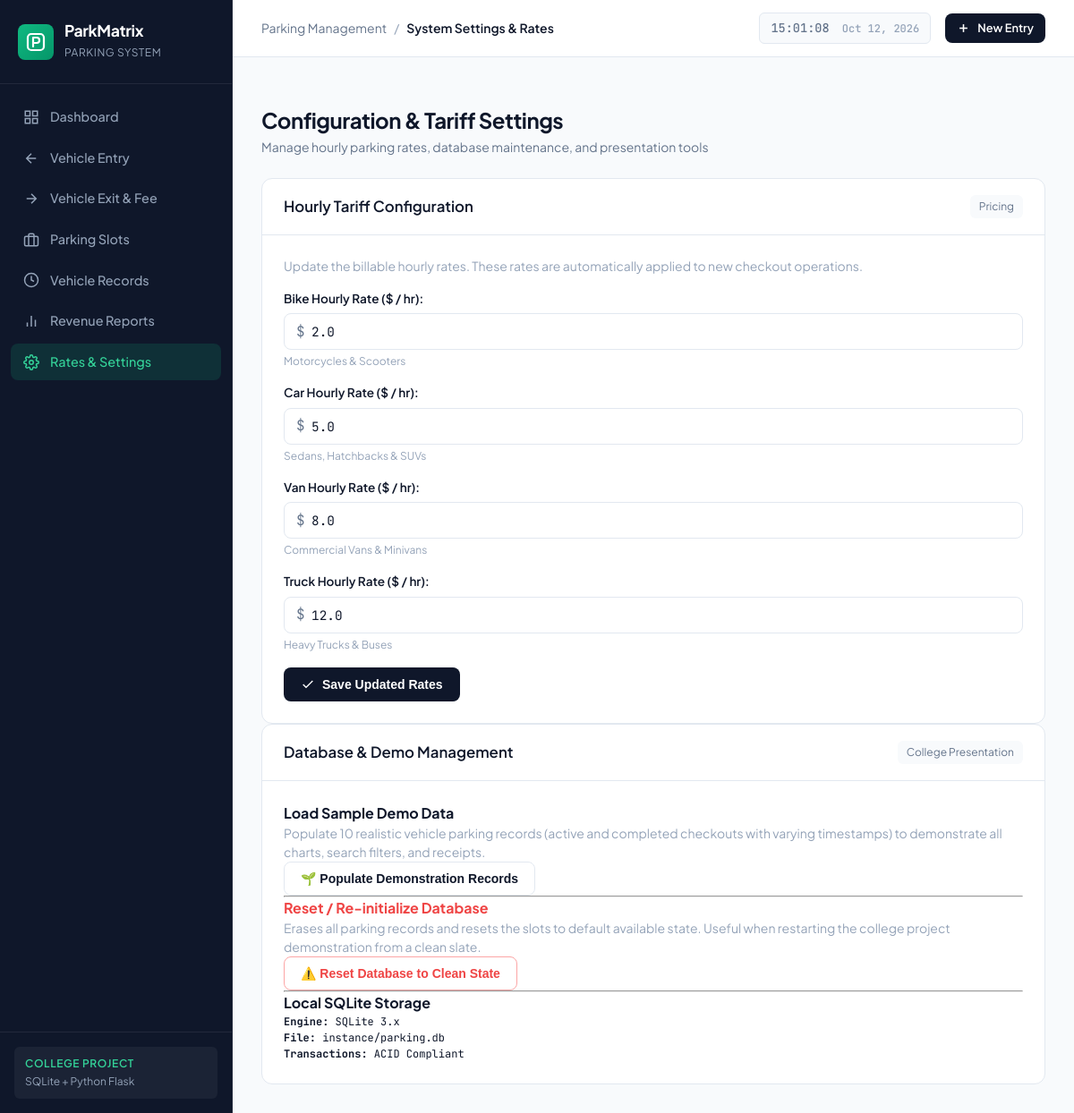
The page /settings on the database its author committed.
### tables this page shows
CREATE TABLE rates (
    id INTEGER PRIMARY KEY AUTOINCREMENT,
    vehicle_type TEXT UNIQUE NOT NULL,
    hourly_rate REAL NOT NULL,
    description TEXT
);

### app.py (the view, shortened to what this page needs)
@app.route('/settings', methods=['GET', 'POST'])
def settings():
    rates = database.get_rates()
    return render_template('settings.html', rates=rates)

### database.py (called while the page is built)
def get_db():
    if not os.path.exists(INSTANCE_DIR):
        os.makedirs(INSTANCE_DIR, exist_ok=True)
    conn = sqlite3.connect(DATABASE_PATH)
    conn.row_factory = sqlite3.Row
    conn.execute("PRAGMA foreign_keys = ON;")
    return conn

def get_rates():
    with get_db() as conn:
        return conn.execute("SELECT * FROM rates ORDER BY hourly_rate ASC").fetchall()

### templates/settings.html (shortened to what this page needs)
{% extends "base.html" %}
{% block page_title %}System Settings & Rates{% endblock %}
{% block content %}
<div class="settings-page-container">
    <div class="section-header">
        <div>
            <h1 class="page-heading">Configuration & Tariff Settings</h1>
            <p class="page-subheading">Manage hourly parking rates, database maintenance, and presentation tools</p>
        </div>
    </div>
    <div class="settings-grid">
        <div class="card">
            <div class="card-header">
                <h3 class="card-title">Hourly Tariff Configuration</h3>
                <span class="card-tag">Pricing</span>
            </div>
            <div class="card-body">
                <form action="{{ url_for('settings') }}" method="POST">
                    <p class="text-sm text-muted mb-4">
                        Update the billable hourly rates. These rates are automatically applied to new checkout operations.
                    </p>
                    {% for rate in rates %}
                    <div class="form-group mb-4">
                        <label class="form-label">
                            {{ rate.vehicle_type }} Hourly Rate ($ / hr):
                        </label>
                        <div class="input-currency-group">
                            <span class="currency-prefix">$</span>
                            <input
                                type="number"
                                step="0.50"
                                min="0.50"
                                name="rate_{{ rate.vehicle_type|lower }}"
                                class="form-control font-mono"
                                value="{{ rate.hourly_rate }}"
                                required
                            >
                        </div>
                        <span class="form-help">{{ rate.description }}</span>
                    </div>
                    {% endfor %}
                    <div class="form-actions mt-4">
                        <button type="submit" class="btn btn-primary">
                            <svg width="16" height="16" viewBox="0 0 24 24" fill="none" stroke="currentColor" stroke-width="2">
                                <polyline points="20 6 9 17 4 12"></polyline>
                            </svg>
                            <span>Save Updated Rates</span>
                        </button>
                    </div>
                </form>
            </div>
        </div>
        <div class="card">
            <div class="card-header">
                <h3 class="card-title">Database & Demo Management</h3>
                <span class="card-tag">College Presentation</span>
            </div>
            <div class="card-body">
                <div class="utility-section">
                    <h4 class="utility-title">Load Sample Demo Data</h4>
                    <p class="text-sm text-muted">
                        Populate 10 realistic vehicle parking records (active and completed checkouts with varying timestamps) to demonstrate all charts, search filters, and receipts.
                    </p>
                    <form action="{{ url_for('settings') }}" method="POST" class="mt-3">
                        <button type="submit" class="btn btn-secondary">
                            <span>🌱 Populate Demonstration Records</span>
                        </button>
                    </form>
                </div>
                <hr class="divider-line my-5">
                <div class="utility-section">
                    <h4 class="utility-title text-danger">Reset / Re-initialize Database</h4>
                    <p class="text-sm text-muted">
                        Erases all parking records and resets the slots to default available state.
                        Useful when restarting the college project demonstration from a clean slate.
                    </p>
                    <form action="{{ url_for('settings') }}" method="POST" class="mt-3" onsubmit="return confirm('Are you sure you want to reset the database? All records will be deleted.');">
                        <button type="submit" class="btn btn-danger-outline">
                            <span>⚠️ Reset Database to Clean State</span>
                        </button>
                    </form>
                </div>
                <hr class="divider-line my-5">
                <div class="utility-section">
                    <h4 class="utility-title">Local SQLite Storage</h4>
                    <div class="db-info-box font-mono text-xs">
                        <div><strong>Engine:</strong> SQLite 3.x</div>
                        <div><strong>File:</strong> instance/parking.db</div>
                        <div><strong>Transactions:</strong> ACID Compliant</div>
                    </div>
                </div>
            </div>
        </div>
    </div>
</div>
{% endblock %}

### static/css/style.css (style rules this page uses)
:root { --bg-main: #f8fafc; --bg-card: #ffffff; --sidebar-bg: #0f172a; --sidebar-hover: #1e293b; --sidebar-text: #94a3b8; --sidebar-active: #10b981; --text-primary: #0f172a; --text-secondary: #64748b; --text-muted: #94a3b8; --border-subtle: #e2e8f0; --primary: #0f172a; --primary-hover: #1e293b; --accent: #10b981; --accent-hover: #059669; --accent-light: #ecfdf5; --warning: #f59e0b; --warning-light: #fffbeb; --danger: #ef4444; --danger-light: #fef2f2; --info: #3b82f6; --font-sans: 'Plus Jakarta Sans', -apple-system, BlinkMacSystemFont, 'Segoe UI', Roboto, sans-serif; --font-mono: 'JetBrains Mono', monospace; --radius-sm: 6px; --radius-md: 8px; --radius-lg: 12px; }
* { margin: 0; padding: 0; box-sizing: border-box; }
body { font-family: var(--font-sans); background-color: var(--bg-main); color: var(--text-primary); line-height: 1.5; -webkit-font-smoothing: antialiased; }
.section-header { display: flex; align-items: center; justify-content: space-between; margin-bottom: 24px; flex-wrap: wrap; gap: 16px; }
.page-heading { font-size: 1.5rem; font-weight: 700; letter-spacing: -0.02em; color: var(--text-primary); }
.page-subheading { font-size: 0.875rem; color: var(--text-secondary); margin-top: 2px; }
.btn { display: inline-flex; align-items: center; gap: 8px; padding: 10px 18px; font-size: 0.875rem; font-weight: 600; border-radius: var(--radius-md); text-decoration: none; cursor: pointer; border: 1px solid transparent; transition: all 0.15s ease; white-space: nowrap; }
.btn-primary { background-color: var(--primary); color: #ffffff; }
.btn-secondary { background-color: #ffffff; border-color: var(--border-subtle); color: var(--text-primary); }
.btn-danger-outline { background: #ffffff; color: var(--danger); border-color: #fca5a5; }
.card { background: var(--bg-card); border: 1px solid var(--border-subtle); border-radius: var(--radius-lg); overflow: hidden; }
.card-header { padding: 18px 24px; border-bottom: 1px solid var(--border-subtle); display: flex; align-items: center; justify-content: space-between; }
.card-title { font-size: 1.05rem; font-weight: 600; color: var(--text-primary); }
.card-tag { font-size: 0.75rem; color: var(--text-secondary); background: var(--bg-main); padding: 4px 10px; border-radius: var(--radius-sm); }
.card-body { padding: 24px; }
.mt-4 { margin-top: 1rem; }
.mb-4 { margin-bottom: 1rem; }
.form-group { display: flex; flex-direction: column; }
.form-label { font-size: 0.85rem; font-weight: 600; color: var(--text-primary); margin-bottom: 6px; }
.form-control { width: 100%; padding: 10px 14px; font-size: 0.9rem; border: 1px solid var(--border-subtle); border-radius: var(--radius-md); background-color: #ffffff; color: var(--text-primary); transition: border-color 0.15s ease; }
.form-help { font-size: 0.75rem; color: var(--text-muted); margin-top: 4px; }
.input-currency-group { position: relative; display: flex; align-items: center; }
.currency-prefix { position: absolute; left: 14px; font-family: var(--font-mono); color: var(--text-secondary); }
.input-currency-group input { padding-left: 30px; }
.font-mono { font-family: var(--font-mono); }
.text-danger { color: #ef4444; }
.text-muted { color: var(--text-muted); }
.text-sm { font-size: 0.875rem; }
.text-xs { font-size: 0.75rem; }

### rows shown on the page
rates: vehicle_type "Bike", rate_bike "2.0", description "Motorcycles & Scooters"
rates: vehicle_type "Car", rate_car "5.0", description "Sedans, Hatchbacks & SUVs"
rates: vehicle_type "Van", rate_van "8.0", description "Commercial Vans & Minivans"
rates: vehicle_type "Truck", rate_truck "12.0", description "Heavy Trucks & Buses"
